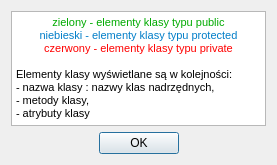
<?xml version="1.0" encoding="UTF-8"?>
<ui version="4.0">
 <class>aboutDialog</class>
 <widget class="QDialog" name="aboutDialog">
  <property name="geometry">
   <rect>
    <x>0</x>
    <y>0</y>
    <width>277</width>
    <height>165</height>
   </rect>
  </property>
  <property name="windowTitle">
   <string>Dialog</string>
  </property>
  <layout class="QVBoxLayout" name="verticalLayout">
   <item>
    <widget class="QTextBrowser" name="textBrowser">
     <property name="html">
      <string>&lt;!DOCTYPE HTML PUBLIC &quot;-//W3C//DTD HTML 4.0//EN&quot; &quot;http://www.w3.org/TR/REC-html40/strict.dtd&quot;&gt;
&lt;html&gt;&lt;head&gt;&lt;meta name=&quot;qrichtext&quot; content=&quot;1&quot; /&gt;&lt;style type=&quot;text/css&quot;&gt;
p, li { white-space: pre-wrap; }
&lt;/style&gt;&lt;/head&gt;&lt;body style=&quot; font-family:'MS Shell Dlg 2'; font-size:8.25pt; font-weight:400; font-style:normal;&quot;&gt;
&lt;p align=&quot;center&quot; style=&quot; margin-top:0px; margin-bottom:0px; margin-left:0px; margin-right:0px; -qt-block-indent:0; text-indent:0px;&quot;&gt;&lt;span style=&quot; font-size:8pt; color:#00aa00;&quot;&gt;zielony - elementy klasy typu public&lt;/span&gt;&lt;/p&gt;
&lt;p align=&quot;center&quot; style=&quot; margin-top:0px; margin-bottom:0px; margin-left:0px; margin-right:0px; -qt-block-indent:0; text-indent:0px;&quot;&gt;&lt;span style=&quot; font-size:8pt; color:#007dc8;&quot;&gt;niebieski - elementy klasy typu protected&lt;/span&gt;&lt;/p&gt;
&lt;p align=&quot;center&quot; style=&quot; margin-top:0px; margin-bottom:0px; margin-left:0px; margin-right:0px; -qt-block-indent:0; text-indent:0px;&quot;&gt;&lt;span style=&quot; font-size:8pt; color:#ff0000;&quot;&gt;czerwony - elementy klasy typu private&lt;/span&gt;&lt;/p&gt;
&lt;p style=&quot;-qt-paragraph-type:empty; margin-top:0px; margin-bottom:0px; margin-left:0px; margin-right:0px; -qt-block-indent:0; text-indent:0px; font-size:8pt; color:#ff0000;&quot;&gt;&lt;/p&gt;
&lt;p style=&quot; margin-top:0px; margin-bottom:0px; margin-left:0px; margin-right:0px; -qt-block-indent:0; text-indent:0px;&quot;&gt;&lt;span style=&quot; font-size:8pt; color:#000000;&quot;&gt;Elementy klasy wyświetlane są w kolejności:&lt;/span&gt;&lt;/p&gt;
&lt;p style=&quot; margin-top:0px; margin-bottom:0px; margin-left:0px; margin-right:0px; -qt-block-indent:0; text-indent:0px;&quot;&gt;&lt;span style=&quot; font-size:8pt; color:#000000;&quot;&gt;- nazwa klasy : nazwy klas nadrzędnych,&lt;/span&gt;&lt;/p&gt;
&lt;p style=&quot; margin-top:0px; margin-bottom:0px; margin-left:0px; margin-right:0px; -qt-block-indent:0; text-indent:0px;&quot;&gt;&lt;span style=&quot; font-size:8pt; color:#000000;&quot;&gt;- metody klasy,&lt;/span&gt;&lt;/p&gt;
&lt;p style=&quot; margin-top:0px; margin-bottom:0px; margin-left:0px; margin-right:0px; -qt-block-indent:0; text-indent:0px;&quot;&gt;&lt;span style=&quot; font-size:8pt; color:#000000;&quot;&gt;- atrybuty klasy&lt;/span&gt;&lt;/p&gt;&lt;/body&gt;&lt;/html&gt;</string>
     </property>
    </widget>
   </item>
   <item>
    <widget class="QDialogButtonBox" name="buttonBox">
     <property name="autoFillBackground">
      <bool>false</bool>
     </property>
     <property name="orientation">
      <enum>Qt::Horizontal</enum>
     </property>
     <property name="standardButtons">
      <set>QDialogButtonBox::Ok</set>
     </property>
     <property name="centerButtons">
      <bool>true</bool>
     </property>
    </widget>
   </item>
  </layout>
 </widget>
 <resources/>
 <connections>
  <connection>
   <sender>buttonBox</sender>
   <signal>accepted()</signal>
   <receiver>aboutDialog</receiver>
   <slot>accept()</slot>
   <hints>
    <hint type="sourcelabel">
     <x>248</x>
     <y>254</y>
    </hint>
    <hint type="destinationlabel">
     <x>157</x>
     <y>274</y>
    </hint>
   </hints>
  </connection>
  <connection>
   <sender>buttonBox</sender>
   <signal>rejected()</signal>
   <receiver>aboutDialog</receiver>
   <slot>reject()</slot>
   <hints>
    <hint type="sourcelabel">
     <x>316</x>
     <y>260</y>
    </hint>
    <hint type="destinationlabel">
     <x>286</x>
     <y>274</y>
    </hint>
   </hints>
  </connection>
 </connections>
</ui>
